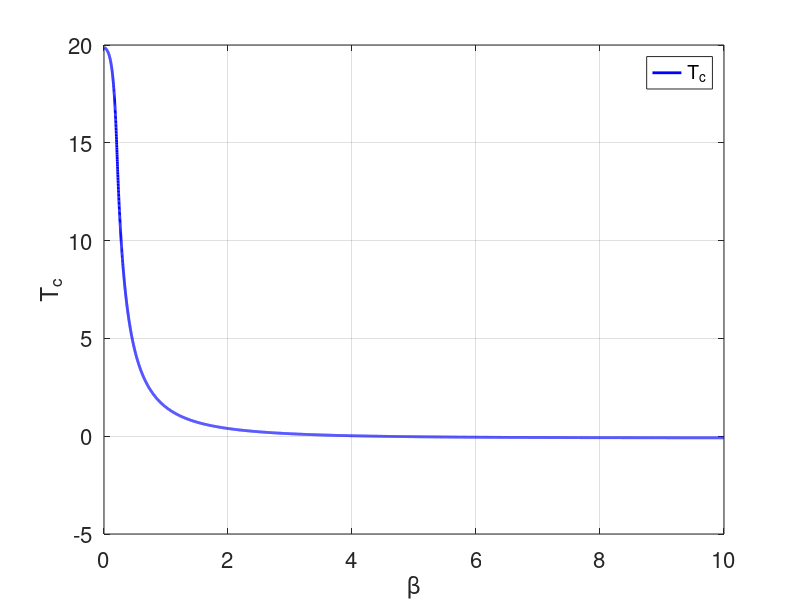

Source code (MATLAB):
%% 
C_new = 1;     
D_T   = 5;     

beta_values = linspace(0.01, 10, 10000);

T0_min = -20;
T0_max = 20;
N = 1000;
T0_values = linspace(T0_min, T0_max, N);

Tc_values = zeros(size(beta_values));

%% 
for i = 1:length(beta_values)
    beta = beta_values(i);
    
    Tf = T0_values - (2/beta) .* log( cosh( sqrt(beta * C_new/(2*D_T)) .* exp((beta * T0_values)/2) ) );
    
    Tc_values(i) = max(Tf);
end

%% 
figure;
plot(beta_values, Tc_values, 'b-', 'LineWidth', 2);
xlabel('\beta', 'FontSize', 16);
ylabel('T_c', 'FontSize', 16);
set(gca, 'FontSize', 16);
legend('T_c', 'Location', 'best', 'FontSize', 14);
grid on;

